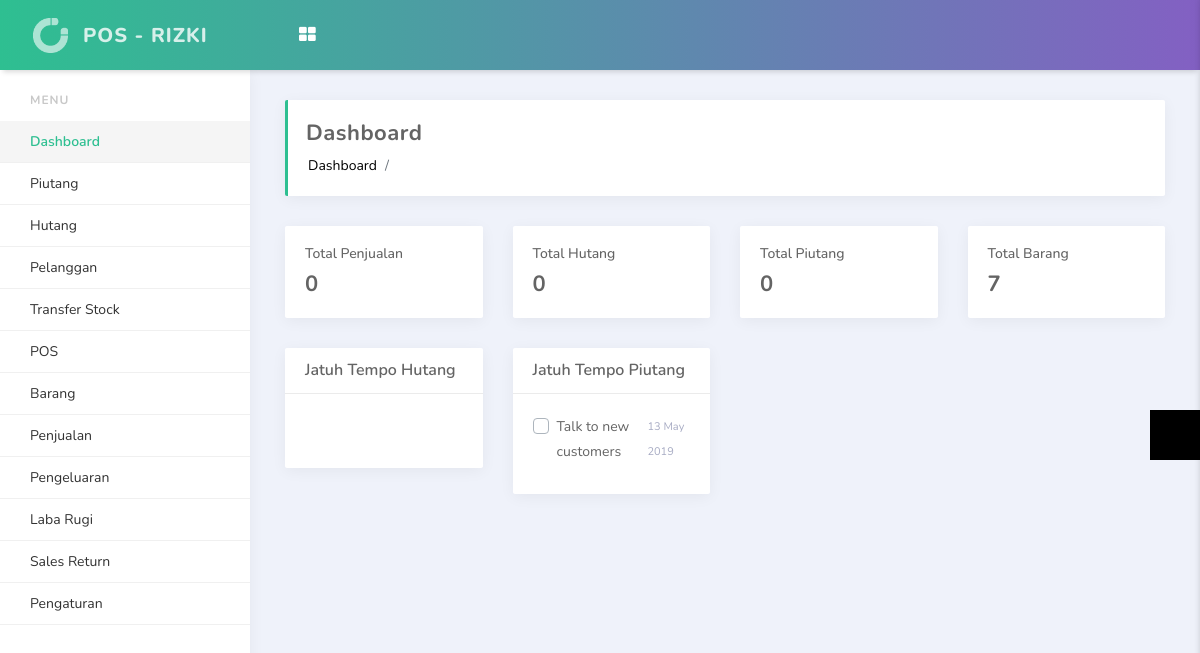
Page /index.php/dashboard (signed in) on the earlier database version.
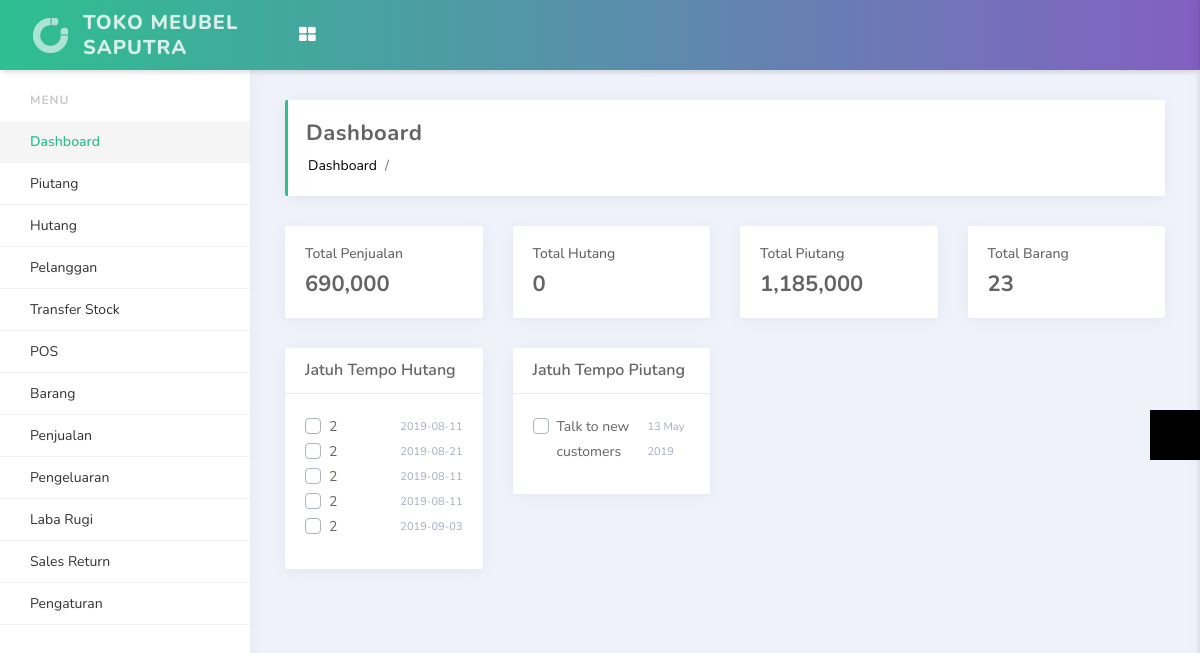
Same page on the later database version.
### tables this page shows
CREATE TABLE `site_setting` (
  `id` int(11) NOT NULL,
  `site_name` varchar(499) NOT NULL,
  `site_logo` varchar(255) NOT NULL,
  `timezone` varchar(499) NOT NULL,
  `pagination` int(11) NOT NULL,
  `tax` double(11,2) NOT NULL,
  `currency` char(3) NOT NULL,
  `address` text NOT NULL,
  `datetime_format` varchar(30) NOT NULL,
  `display_product` int(11) NOT NULL,
  `display_keyboard` int(11) NOT NULL,
  `default_customer_id` int(11) NOT NULL,
  `updated_user_id` int(11) NOT NULL,
  `updated_datetime` datetime NOT NULL
);

CREATE TABLE `piutang` (
  `id` int(11) NOT NULL,
  `customer_id` int(11) NOT NULL,
  `created_date` datetime NOT NULL,
  `amount` double NOT NULL,
  `crated_id` int(11) NOT NULL,
  `note` text NOT NULL,
  `jatuh_tempo` date NOT NULL,
  `preference_id` char(10) NOT NULL
);

### application/controllers/Dashboard.php (called while the page is built, shortened)
<?php
class Dashboard extends CI_Controller
{
    public function __construct()
    {
        $this->load->model('Dashboard_model');
        $this->load->model('Constant_model');
    }
    public function index()
    {
        $data['total_outlet'] = $this->Constant_model->count_data('outlets');
        $data['total_users'] = $this->Constant_model->count_data_condition('users',array('created_user_id' => $this->input->cookie('user_id')));
        $dashSiteSettingData = $this->Constant_model->getDataOneColumn('site_setting', 'id', '1');
        $data['jatuh_tempo_piutang'] = $this->Constant_model->getAllData('piutang');
        $dash_currency = $dashSiteSettingData[0]->currency;
        $data['currency'] = $dash_currency;
        $data['lang_dashboard'] = $this->lang->line('dashboard');
        $data['lang_transfer_stock'] = $this->lang->line('transfer_stock');
        $data['lang_customers'] = $this->lang->line('customers');
        $data['lang_gift_card'] = $this->lang->line('gift_card');
        $data['lang_add_gift_card'] = $this->lang->line('add_gift_card');
        $data['lang_list_gift_card'] = $this->lang->line('list_gift_card');
        $data['lang_debit'] = $this->lang->line('debit');
        $data['lang_sales'] = $this->lang->line('sales');
        $data['lang_today_sales'] = $this->lang->line('today_sales');
        $data['lang_opened_bill'] = $this->lang->line('opened_bill');
        $data['lang_reports'] = $this->lang->line('reports');
        $data['lang_sales_report'] = $this->lang->line('sales_report');
        $data['lang_expenses'] = $this->lang->line('expenses');
        $data['lang_expenses_category'] = $this->lang->line('expenses_category');
        $data['lang_pnl'] = $this->lang->line('pnl');
        $data['lang_pnl_report'] = $this->lang->line('pnl_report');
        $data['lang_pos'] = $this->lang->line('pos');
        $data['lang_return_order'] = $this->lang->line('return_order');
        $data['lang_return_order_report'] = $this->lang->line('return_order_report');
        $data['lang_inventory'] = $this->lang->line('inventory');
        $data['lang_products'] = $this->lang->line('products');
        $data['lang_list_products'] = $this->lang->line('list_products');
        $data['lang_print_product_label'] = $this->lang->line('print_product_label');
        $data['lang_product_category'] = $this->lang->line('product_category');
        $data['lang_purchase_order'] = $this->lang->line('purchase_order');
        $data['lang_setting'] = $this->lang->line('setting');
        $data['lang_outlets'] = $this->lang->line('outlets');
        $data['lang_users'] = $this->lang->line('users');
        $data['lang_suppliers'] = $this->lang->line('suppliers');
        $data['lang_system_setting'] = $this->lang->line('system_setting');
        $data['lang_payment_methods'] = $this->lang->line('payment_methods');
        $data['lang_logout'] = $this->lang->line('logout');
        $data['lang_point_of_sales'] = $this->lang->line('point_of_sales');
        $data['lang_amount'] = $this->lang->line('amount');
        $data['lang_monthly_sales_outlet'] = $this->lang->line('monthly_sales_outlet');
        $data['lang_create_return_order'] = $this->lang->line('create_return_order');
        $this->load->view('dashboard2', $data);
    }
}

### index.php (called while the page is built, shortened)
<?php
require_once BASEPATH.'core/CodeIgniter.php';

### application/models/Constant_model.php (called while the page is built, shortened)
<?php
class Constant_model extends CI_Model
{
    function getAllData($table){
        $query = $this->db->get($table);
        return $query->result_array();
    }
    public function getDataOneColumn($table, $col1_name, $col1_value)
    {
        $this->db->where("$col1_name", $col1_value);
        $query = $this->db->get("$table");
        $result = $query->result();
        $this->db->save_queries = false;
        return $result;
    }
    public function count_data_condition($table,$where){
        $this->db->where($where);
        $query = $this->db->get($table);
        return $query->num_rows();
    }
}

### application/views/dashboard2.php (the view, shortened to what the changed rows need)
<?php
    require_once 'includes/header4.php';
?>
	<section id="content">
		<div class="row">
            <div class="col-md-3">
                <div class="card">
                    <div class="card-body">
                        <div class="d-flex justify-content-between align-items-center">
                            <div>
                                <h6>Total Penjualan</h6>
                                <h4 class="m-b-0 font-weight-bold">
                                    <?php
                                    $q = $this->db->query("SELECT SUM(total_deal) as total FROM sales")->result_array();
                                    echo number_format($q[0]['total'],0,'.',',');
                                     ?>
                                </h4>
                            </div>
                        </div>
                    </div>
                </div>
            </div>
            <div class="col-md-3">
                <div class="card">
                    <div class="card-body">
                        <div class="d-flex justify-content-between align-items-center">
                            <div>
                                <h6>Total Piutang</h6>
                                <h4 class="m-b-0 font-weight-bold">
                                    <?php
                                    $q = $this->db->query("SELECT SUM(amount) as total FROM piutang")->result_array();
                                    echo number_format($q[0]['total'],0,'.',',');
                                     ?>
                                </h4>
                            </div>
                        </div>
                    </div>
                </div>
            </div>
            <div class="col-md-3">
                <div class="card">
                    <div class="card-body">
                        <div class="d-flex justify-content-between align-items-center">
                            <div>
                                <h6>Total Barang</h6>
                                <h4 class="m-b-0 font-weight-bold">
                                    <?php
                                    $q = $this->db->query("SELECT COUNT(name) as total FROM products")->result_array();
                                    echo number_format($q[0]['total'],0,'.',',');
                                     ?>
                                </h4>
                            </div>
                        </div>
                    </div>
                </div>
            </div>
        </div>
        <div class="row">
            <div class="col-md-3">
                <div class="card">
                    <div class="card-body">
                        <div class="custom-control custom-checkbox-success custom-checkbox todo-item">
                            <?php foreach ($jatuh_tempo_piutang as $jatuh_tempo_piutang): ?>
                                <label class="custom-control-label d-flex justify-content-between"><?php echo $jatuh_tempo_piutang['customer_id'] ?>
                                    <small class="text-muted font-size-11"><?php echo $jatuh_tempo_piutang['jatuh_tempo'] ?></small>
                                </label>
                            <?php endforeach ?>
                        </div>
                    </div>
                </div>
            </div>
        </div>
	</section>
<?php
    require_once 'includes/footer4.php';
?>

### application/views/includes/header4.php (shortened to what the changed rows need)
<?php
    $settingResult = $this->db->get_where('site_setting');
    $settingData = $settingResult->row();
    $setting_site_name = $settingData->site_name;
 ?>
<!doctype html>
<html lang="en">
<head>
    <link rel="stylesheet" href="<?php echo base_url() ?>assets/vendors/bundle.css" type="text/css">
    <link rel="stylesheet" href="<?php echo base_url() ?>assets/vendors/datepicker/daterangepicker.css">
    <link rel="stylesheet" href="<?php echo base_url() ?>assets/vendors/vmap/jqvmap.min.css">
    <link rel="stylesheet" href="<?php echo base_url() ?>assets/css/app.min.css" type="text/css">
    <link rel="stylesheet" href="<?php echo base_url() ?>assets/css/custom.css" type="text/css">
    <link rel="stylesheet" type="text/css" href="https://stackpath.bootstrapcdn.com/font-awesome/4.7.0/css/font-awesome.min.css">
</head>
<body>
<nav class="navbar">
    <div class="container-fluid">
        <div class="header-logo">
            <a href="#">
                <img src="<?php echo base_url() ?>assets/media/image/light-logo.png" alt="...">
                <span class="logo-text d-none d-lg-block"><?php echo $setting_site_name ?></span>
            </a>
        </div>
    </div>
</nav>
<main class="main-content">
    <div class="container-fluid">

Differences in the rows shown:
changed site_setting: site_name "POS - RIZKI" → "TOKO MEUBEL SAPUTRA"
added piutang: customer "2", jatuh_tempo "2019-08-11"
added piutang: customer "2", jatuh_tempo "2019-08-21"
added piutang: customer "2", jatuh_tempo "2019-08-11"
added piutang: customer "2", jatuh_tempo "2019-08-11"
added piutang: customer "2", jatuh_tempo "2019-09-03"
Other differences:
$q[0]['total']: "0" → "690,000"
$q[0]['total']: "0" → "1,185,000"
$q[0]['total']: "7" → "23"
